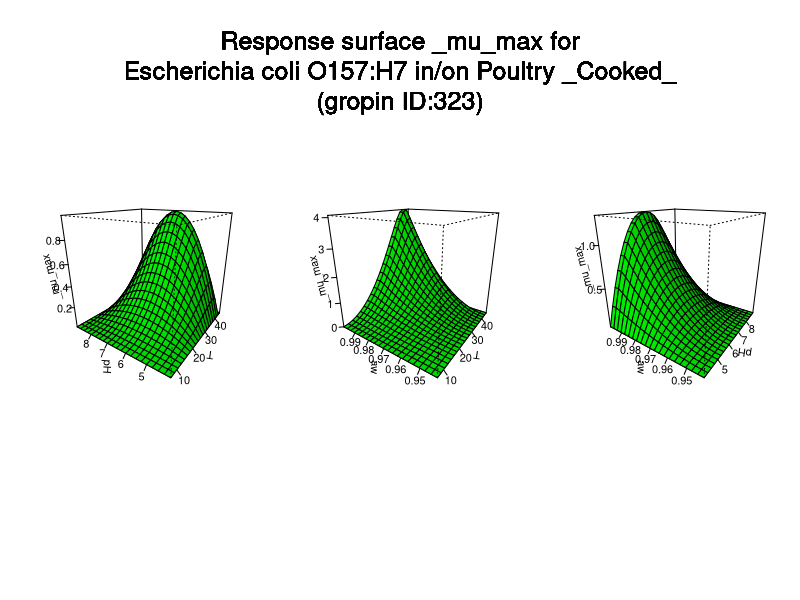

Here is the R script that generated this plot:
#############################
# start of Parameter script
#############################
T <- seq(6.81681,45.1148851148851,length.out=21)
pH <- seq(4.004,8.97102897102897,length.out=21)
aw <- seq(0.941941,0.999000999000999,length.out=21)
#############################
# end of Parameter script
#############################
############################# 
# start of Model script Gropin ID 323 
#############################
 
# constant coefficients for this model
 
variables <- data.frame(T,pH,aw)
argumentsPar <- expand.grid(variables)
 
# heart of the model
response_surface <- function(T,pH,aw) {
   mumax <-4.247*(((T-45.16)*((T-6.81)^2))/(34.16*(34.16*(T-40.97)-(-4.19)*(47.78-2*T))))*(((pH-8.98)*(pH-4))/(2.49*(pH-6.49)-(-2.49)*(4-pH)))*(((aw-1)*((aw-0.941)^2))/(0.057*(0.057*(aw-0.998)-(-0.002)*(1.939-2*aw))))

return(mumax=mumax)
} 

# output parameters
responseSurface <- cbind(argumentsPar,response_surface(argumentsPar['T'],argumentsPar['pH'],argumentsPar['aw']))
colnames(responseSurface) <- c(colnames(argumentsPar),'mumax')
#############################
# End of Model script
#############################
############################# 
# start of Visualisation script Gropin ID 323 
#############################
argPar1 <- expand.grid(T,pH)
argPar2 <- expand.grid(T,aw)
argPar3 <- expand.grid(pH,aw)
z1 <- matrix(unlist(response_surface(argPar1[1],argPar1[2],aw[10])),nrow=21)
z2 <- matrix(unlist(response_surface(argPar2[1],pH[10],argPar2[2])),nrow=21)
z3 <- matrix(unlist(response_surface(T[10],argPar3[1],argPar3[2])),nrow=21)
par(mfrow = c(1,3))
persp(T,pH,z1,col = 'green',xlab='T',ylab='pH',zlab='_mu_max',theta=305,phi=20,shade=0.25,ticktype = 'detailed')
persp(T,aw,z2,col = 'green',xlab='T',ylab='aw',zlab='_mu_max',theta=305,phi=20,shade=0.25,ticktype = 'detailed')
persp(pH,aw,z3,col = 'green',xlab='pH',ylab='aw',zlab='_mu_max',theta=305,phi=20,shade=0.25,ticktype = 'detailed')
mtext('Response surface _mu_max for
Escherichia coli O157:H7 in/on Poultry _Cooked_
(gropin ID:323)',outer=T,  cex=1.5, line=-8.5, side=3)
#############################
# End of Visualisation script
#############################
